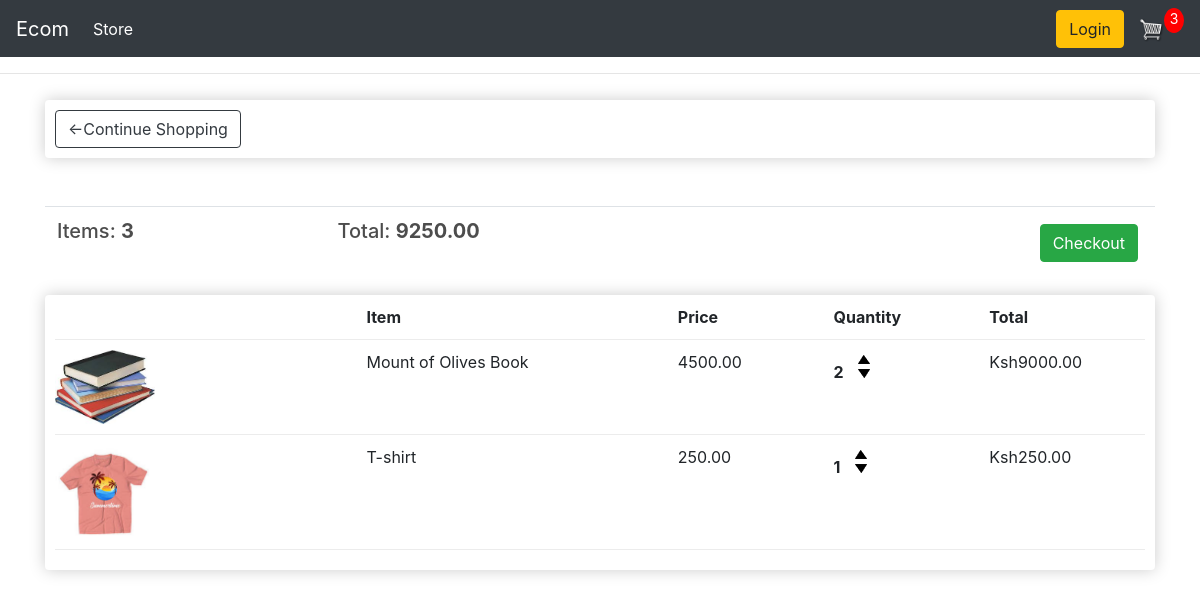
The app's page /cart/ (signed in), older data.
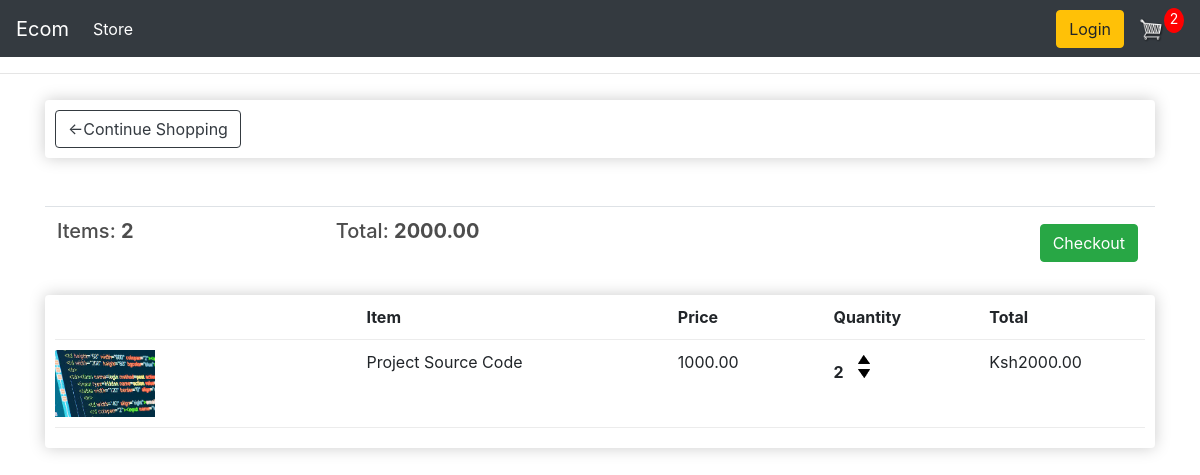
The same page, newer data.
### store/models.py (models this page shows, shortened)
class Order(models.Model):
    customer = models.ForeignKey(Customer, on_delete=models.SET_NULL, blank=True, null=True)
    date_ordered = models.DateTimeField(auto_now_add=True)
    complete = models.BooleanField(default=False)
    transaction_id = models.CharField(max_length=200, null=True)
    @property
    def shipping(self):
        shipping = False
        orderitems = self.orderitem_set.all()
        for i in orderitems:
            if i.product.digital == False:
                shipping = True
        return shipping
    @property
    def get_cart_total(self):
        orderitems = self.orderitem_set.all()
        total = sum([item.get_total for item in orderitems])
        return total
    @property
    def get_cart_items(self):
        orderitems = self.orderitem_set.all()
        total = sum([item.quantity for item in orderitems])
        return total
    class Meta:
        verbose_name_plural = "Orders"

class OrderItem(models.Model):
    product = models.ForeignKey(Product, on_delete=models.SET_NULL, null=True)
    order = models.ForeignKey(Order, on_delete=models.SET_NULL, null=True)
    quantity = models.IntegerField(default=0, null=True, blank=True)
    date_added = models.DateTimeField(auto_now_add=True)
    @property
    def get_total(self):
        total = self.product.price * self.quantity
        return total
    class Meta:
        verbose_name_plural = "Order Items"

class Product(models.Model):
    name = models.CharField(max_length=200, null=True)
    price = models.DecimalField(max_digits=10, decimal_places=2)
    digital = models.BooleanField(default=False)
    image = models.ImageField(null=True, blank=True)
    @property
    def imageURL(self):
        try:
            url = self.image.url
        except:
            url = ''
        return url
    class Meta:
        verbose_name_plural = "Products"

### store/views.py (the view)
# urls.py: path('cart/', views.cart, name='cart'),
def cart(request):
    data = cartData(request)
    cartItems = data['cartItems']
    order = data['order']
    items = data['items']
    shipping = order.shipping  # Accessing the 'shipping' attribute with dot notation
    context = {'items': items, 'order': order, 'cartItems': cartItems, 'shipping': shipping}
    return render(request, 'store/cart.html', context)

### store/utils.py (called while the page is built)
def cartData(request):
    if request.user.is_authenticated:
        customer = request.user.customer
        order, created = Order.objects.get_or_create(customer=customer, complete=False)
        items = order.orderitem_set.all()
        cartItems = order.get_cart_items
        shipping = order.shipping
    else:
        cookieData = cookieCart(request)
        cartItems = cookieData.get('cartItems', 0)
        order = cookieData.get('order', {'get_cart_total': 0, 'get_cart_items': 0, 'shipping': False})
        items = cookieData.get('items', [])
        shipping = order.get('shipping', False)
    return {'cartItems': cartItems, 'order': order, 'items': items}

### templates/store/cart.html
{% extends 'base.html' %}
{% load static %}
{% block content %}
    <div class="row">
        <div class="col-lg-12">
            <div class="box-element">
                <a class="btn btn-outline-dark" href="{% url 'store' %}">&#x2190;Continue Shopping</a>
            </div>
            <br>
            <br>
            <table class="table">
                <tr>
                    <th><h5>Items: <strong>{{order.get_cart_items}}</strong></h5></th>
                    <th><h5>Total: <strong>{{order.get_cart_total|floatformat:2}}</strong></h5></th>
                    <th>
                        <a style="float:right ;margin: 5px;" class="btn btn-success" href="{% url 'checkout' %}">Checkout</a>
                    </th>
                </tr>
            </table>
            <div class="box-element">
                <div class="cart-row">
                    <div style="flex: 2;">   </div>
                    <div style="flex: 2;"> <strong>Item</strong> </div>
                    <div style="flex: 1;"> <strong>Price </strong></div>
                    <div style="flex: 1;"> <strong> Quantity </strong></div>
                    <div style="flex: 1;"> <strong>Total</strong> </div>
                </div>
                {% for item in items %}
                <div class="cart-row">
                    <div style="flex: 2;"> <img class="row-image" src="{{item.product.imageURL}}" alt="">  </div>
                    <div style="flex: 2;"> {{item.product.name}} </div>
                    <div style="flex: 1;"> {{item.product.price|floatformat:2}}</div>
                    <div style="flex: 1;">
                        <p class="quantity"> {{item.quantity}}</p>
                            <div class="quantity">
                            <img data-product={{item.product.id}} data-action="add" class="chg-quantity update-cart" src="{% static 'images/arrow-up.png' %}" alt="">
                            <img data-product={{item.product.id}} data-action="remove" class="chg-quantity update-cart" src="{% static 'images/arrow-down.png' %}" alt="">
                        </div>
                    </div>
                    <div style="flex: 1;"><p>Ksh{{item.get_total}}</p> </div>
                </div>
                {% endfor %}
            </div>
        </div>
    </div>
{% endblock content %}

### templates/base.html (shortened to what this page needs)
{% load static %}
<!DOCTYPE html>
<html lang="en">
<head>
    <link rel="stylesheet" type="text/css" href="{% static 'css/main.css' %}">
    <link rel="stylesheet" href="https://stackpath.bootstrapcdn.com/bootstrap/4.4.1/css/bootstrap.min.css">
  </head>
<body>
	<nav class="navbar navbar-expand-lg navbar-dark bg-dark">
        <a class="navbar-brand" href="{% url 'store' %}">Ecom</a>
        <div class="collapse navbar-collapse" id="navbarSupportedContent">
          <ul class="navbar-nav mr-auto">
            <li class="nav-item active">
              <a class="nav-link" href="{% url 'store' %}">Store <span class="sr-only">(current)</span></a>
            </li>
          </ul>
          <div class="form-inline my-2 my-lg-0">
               <a href="#"class="btn btn-warning">Login</a>
               <a href="{% url 'cart' %}">
                  <img  id="cart-icon" src="{% static 'images/cart.png' %}">
              </a>
            <p id="cart-total">{{cartItems}}</p>
          </div>
        </div>
      </nav>
    <hr>
    <div class="container">
        {% block content %}
        {% endblock %}
    </div>
</body>
</html>

### static/css/main.css (style rules this page uses)
body { background-color: hsl(0, 0%, 98%); }
h1,h2,h3,h4,h5,h6 { color:hsl(0, 0%, 30%); }
.box-element { box-shadow:hsl(0, 0%, 80%) 0 0 16px; background-color: #fff; border-radius: 4px; padding: 10px; }
.bg-dark { background-color: #4f868c!important; }
#cart-icon { width:25px; display: inline-block; margin-left: 15px; }
#cart-total { display: block; text-align: center; color:#fff; background-color: red; width: 20px; height: 25px; border-radius: 50%; font-size: 14px; }
.col-lg-4, .col-lg-6, .col-lg-8, .col-lg-12 { margin-top: 10px; }
.btn { border-radius: 0; }
.row-image { width: 100px; }
.cart-row { display: flex; align-items: flex-stretch; padding-bottom: 10px; margin-bottom: 10px; border-bottom: 1px solid #ececec; }
.quantity { display: inline-block; font-weight: 700; padding-right:10px; }
.chg-quantity { width: 12px; cursor: pointer; display: block; margin-top: 5px; transition:.1s; }

Row changes from the older to the newer data that the page shows:
removed OrderItem: product.imageURL (picture), product.name "Mount of Olives Book", product.price "4500.00", quantity "2", get_total "9000.00"
removed OrderItem: product.imageURL (picture), product.name "T-shirt", product.price "250.00", quantity "1", get_total "250.00"
computed for Order: get_cart_items "3" → "2"; get_cart_total "9250.00" → "2000.00"
added OrderItem: product.imageURL (picture), product.name "Project Source Code", product.price "1000.00", quantity "2", get_total "2000.00"
Text that changed along with them:
{{ cartItems }}: "3" → "2"
